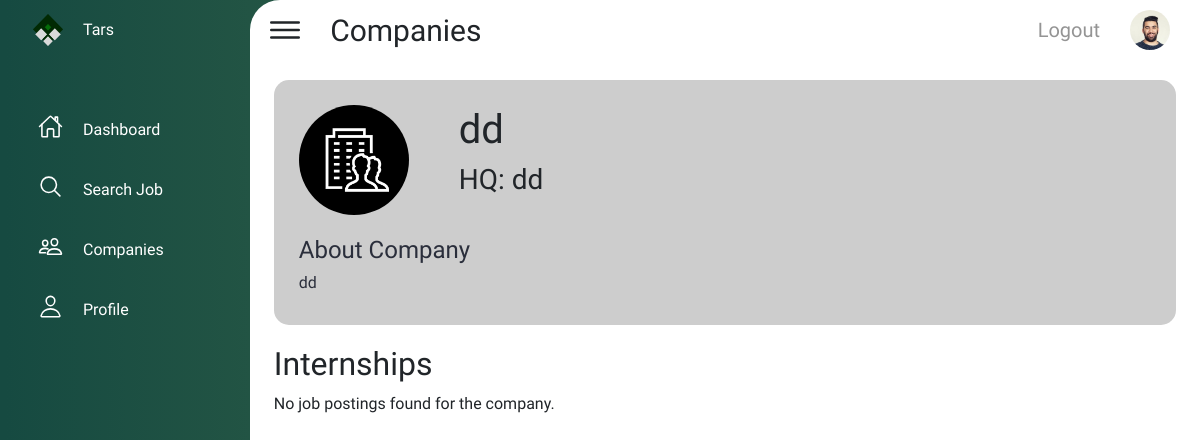
Before: /student/student_companies_profile.php?email=chamodlaffkshitha666@gmail.com with the older database file.
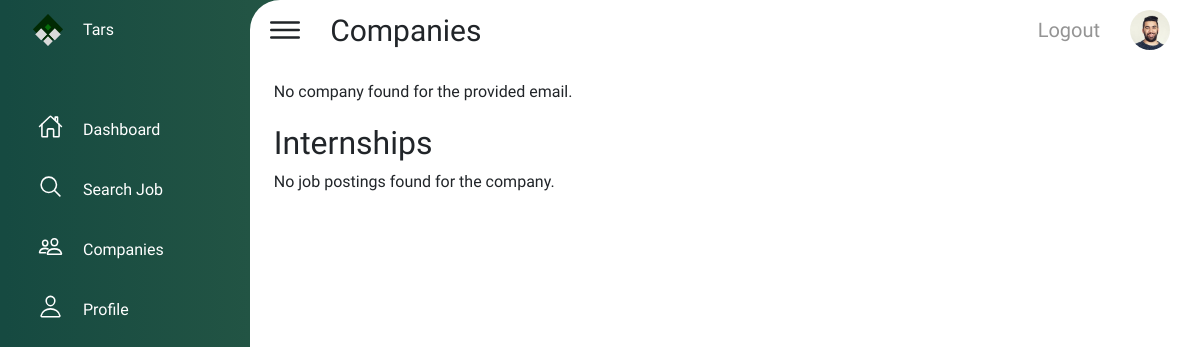
After: the same page with the newer database file.
### tables this page shows
CREATE TABLE `company_info` (
  `id` int(255) NOT NULL,
  `email` varchar(255) NOT NULL,
  `password` varchar(255) NOT NULL,
  `name` varchar(255) NOT NULL,
  `type` varchar(255) NOT NULL,
  `location` varchar(255) NOT NULL,
  `com_email` varchar(255) NOT NULL,
  `about` varchar(255) NOT NULL,
  `linkedin` varchar(255) NOT NULL,
  `twitter` varchar(255) NOT NULL
);

### student/student_companies_profile.php (the view, shortened to what the changed rows need)
<!DOCTYPE html>
<html lang="en">
<head>
    <link rel="stylesheet" href="../lib/style/student_dash.css">
    <link href="https://cdn.jsdelivr.net/npm/bootstrap@5.0.2/dist/css/bootstrap.min.css" rel="stylesheet"
>
</head>
<body>
    <div class="container1">
        <div class="main">
            <div class="topbar">
                <div class="toggle">
                </div>
                <div class="topic">
                </div>
                <div class="sec-1">
                </div>
            </div>
            <div class="marg">
                <?php
                if (isset($_GET['email'])) {
                    $emailget = $_GET['email'];
                } else {
                    echo "Email parameter is missing.";
                }
                $DATABASE_HOST = 'localhost';
                $DATABASE_USER = 'root';
                $DATABASE_PASS = '';
                $DATABASE_NAME = 'tars_db';
                $con = mysqli_connect($DATABASE_HOST, $DATABASE_USER, $DATABASE_PASS, $DATABASE_NAME);
                $sql2 = "SELECT * FROM company_info WHERE email = ?";
                $stmt2 = $con->prepare($sql2);
                $stmt2->bind_param('s', $emailget);
                $stmt2->execute();
                $result2 = $stmt2->get_result();
                if ($result2 && mysqli_num_rows($result2) > 0) {
                    $row1 = mysqli_fetch_assoc($result2);
                    echo '<div class="company-det">';
                    echo '<img src="../images/Group 105.png" alt="comp logo">';
                    echo '<div class="comp-name">';
                    echo '<h1>' . $row1['name'] . '</h1>';
                    echo '<h3>HQ: ' . $row1['location'] . '</h3>';
                    echo '</div>';
                    echo '<div class="comp-about">';
                    echo '<h4>About Company</h4>';
                    echo '<h6>' . $row1['about'] . '</h6>';
                    echo '</div>';
                    echo '</div>';
                } else {
                    echo "<tr><td colspan='4'>No company found for the provided email.</td></tr>";
                }
                ?>
                <h2>Internships</h2>
                <div class="intern-sec">
                </div>
            </div>
        </div>
    </div>
</body>
</html>

Changed rows visible on the page:
removed company_info: name "dd", location "dd", about "dd"
Other visible differences:
text no longer shown: "HQ: About Company"
text now shown: "No company found for the provided email."
